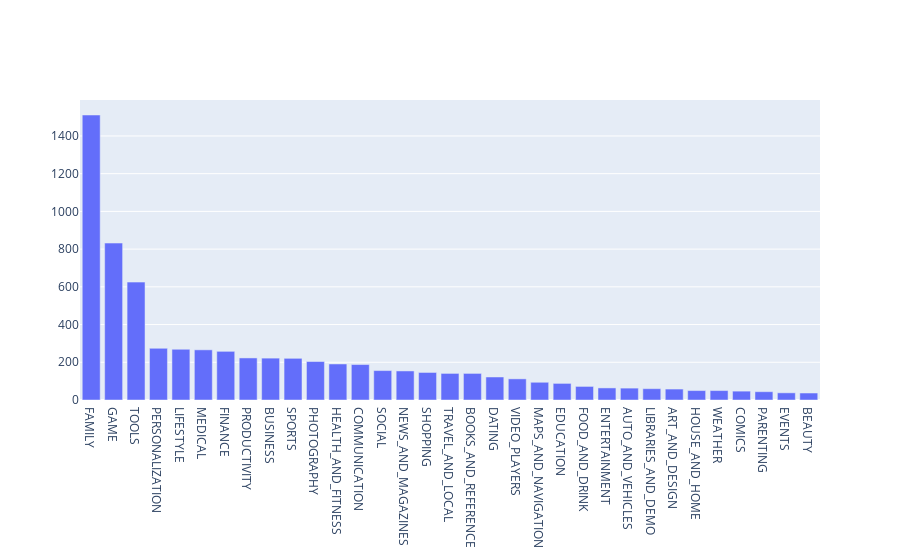

Notebook code for this chart:
### Markdown cell above
## 4. Exploring app categories
<p>With more than 1 billion active users in 190 countries around the world, Google Play continues to be an important distribution platform to build a global audience. For businesses to get their apps in front of users, it's important to make them more quickly and easily discoverable on Google Play. To improve the overall search experience, Google has introduced the concept of grouping apps into categories.</p>
<p>This brings us to the following questions:</p>
<ul>
<li>Which category has the highest share of (active) apps in the market? </li>
<li>Is any specific category dominating the market?</li>
<li>Which categories have the fewest number of apps?</li>
</ul>
<p>We will see that there are <code>33</code> unique app categories present in our dataset. <em>Family</em> and <em>Game</em> apps have the highest market prevalence. Interestingly, <em>Tools</em>, <em>Business</em> and <em>Medical</em> apps are also at the top.</p>

### Code cell
import plotly
plotly.offline.init_notebook_mode(connected=True)
import plotly.graph_objs as go

# Print the total number of unique categories
num_categories = len(apps["Category"].unique())
print('Number of categories = ', num_categories)

# Count the number of apps in each 'Category'. 
num_apps_in_category = apps["Category"].value_counts()

# Sort num_apps_in_category in descending order based on the count of apps in each category
sorted_num_apps_in_category = num_apps_in_category.sort_values(ascending=False)

data = [go.Bar(
        x = num_apps_in_category.index, # index = category name
        y = num_apps_in_category.values, # value = count
)]

plotly.offline.iplot(data)

### Figure 1 — Plotly figure (JSON) as saved in the notebook; plotly's stock layout.template omitted (floating-point values rounded to 4 significant figures)
{"data": [{"type": "bar", "x": ["FAMILY", "GAME", "TOOLS", "PERSONALIZATION", "LIFESTYLE", "MEDICAL", "FINANCE", "PRODUCTIVITY", "BUSINESS", "SPORTS", "PHOTOGRAPHY", "HEALTH_AND_FITNESS", "COMMUNICATION", "SOCIAL", "NEWS_AND_MAGAZINES", "SHOPPING", "TRAVEL_AND_LOCAL", "BOOKS_AND_REFERENCE", "DATING", "VIDEO_PLAYERS", "MAPS_AND_NAVIGATION", "EDUCATION", "FOOD_AND_DRINK", "ENTERTAINMENT", "AUTO_AND_VEHICLES", "LIBRARIES_AND_DEMO", "ART_AND_DESIGN", "HOUSE_AND_HOME", "WEATHER", "COMICS", "PARENTING", "EVENTS", "BEAUTY"], "y": [1511, 832, 625, 274, 269, 266, 258, 223, 222, 221, 204, 191, 188, 156, 154, 146, 141, 141, 122, 112, 94, 88, 72, 64, 63, 60, 58, 50, 50, 47, 44, 38, 37]}], "layout": {}}
